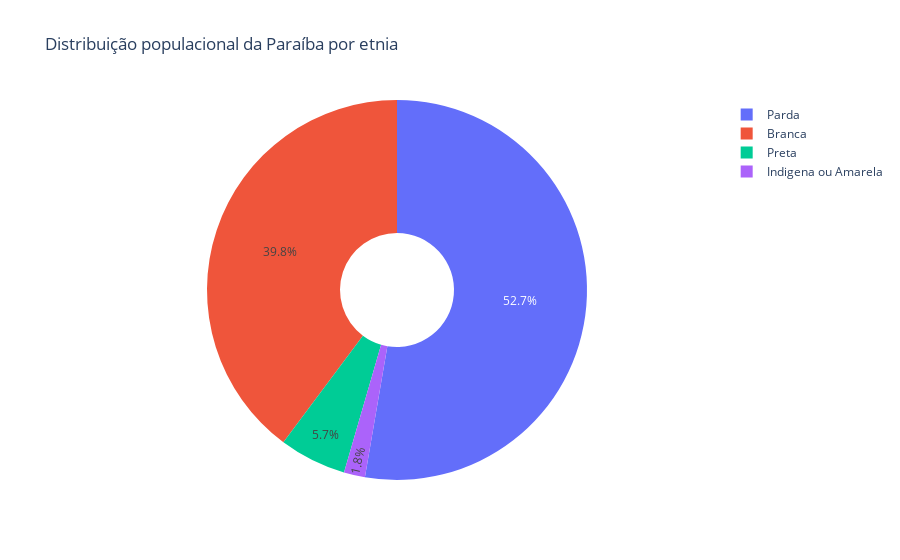

Write notebook code for a chart like this one.
### Markdown cell above
O primeiro gráfico acima mostra a porcentagem de doses da vacina contra a Covid-19 aplicadas para cada grupo étnico. Ele lida com o número absoluto de vacinações, isto é, cada dose, independente da classificação (1ª dose, dose de reforço, etc) ou do fabricante, contará na frequência de vacinação. Desse modo, percebemos que, de acordo com os dados, a maioria dos vacinados na Paraíba se autodeclaram pardos, seguidos dos autodeclarados brancos, e amarelos.

### Code cell
ethinicities_pop_list = ['Indigena ou Amarela', 'Branca', 'Parda', 'Preta']
ethinicities_pop_percentages_list = [1.8, 39.8, 52.7, 5.7]

fig = go.Figure(data=[go.Pie(labels = ethinicities_pop_list,
                            values=ethinicities_pop_percentages_list, hole=.3)])
fig.update_layout(title = "Distribuição populacional da Paraíba por etnia")
fig.show()

### Figure 1 — Plotly figure (JSON) as saved in the notebook; plotly's stock layout.template omitted (floating-point values rounded to 4 significant figures)
{"data": [{"hole": 0.3, "labels": ["Indigena ou Amarela", "Branca", "Parda", "Preta"], "type": "pie", "values": [1.8, 39.8, 52.7, 5.7]}], "layout": {"title": {"text": "Distribuição populacional da Paraíba por etnia"}}}
